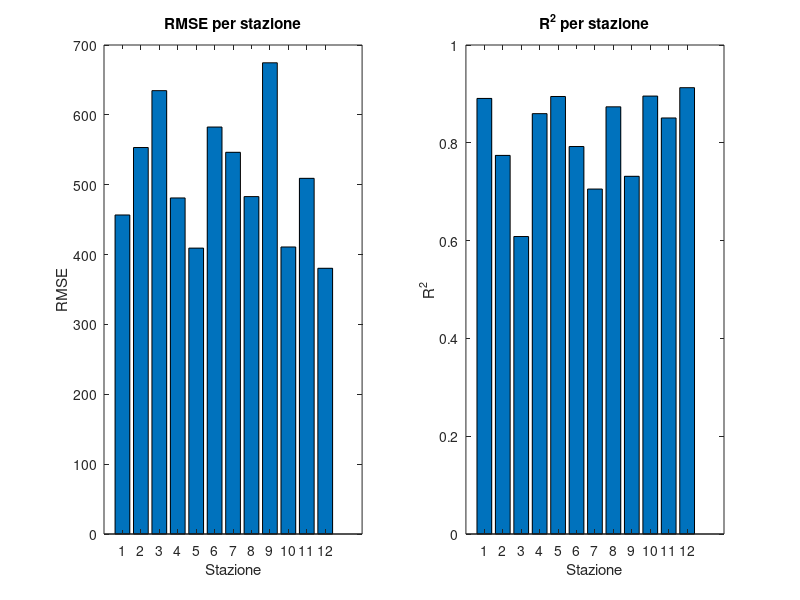
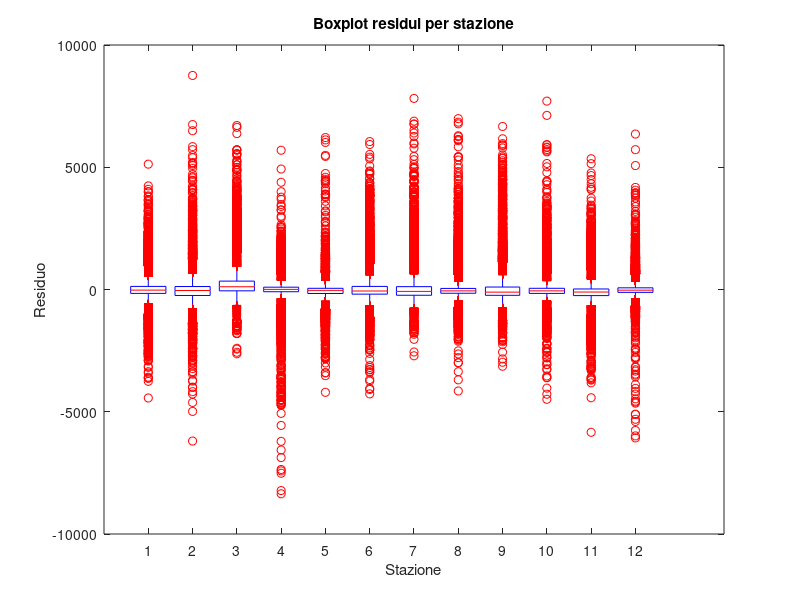

Source code (MATLAB) for these figures, in order: (Note: this script raises an error after producing the figures.)
%% Results Analysis
clc;
clearvars;

result = load("src/Results/M3_CO.mat");
r = result.results;

% RMSE e R2 per stazione
figure
subplot(1,2,1)
bar(r.rmse)
title('RMSE per stazione')
xlabel('Stazione')
ylabel('RMSE')

subplot(1,2,2)
bar(r.r2)
title('R^2 per stazione')
xlabel('Stazione')
ylabel('R^2')

% Metriche Global Metrics
mean_rmse = mean(r.rmse, 'omitnan');
mean_r2   = mean(r.r2,   'omitnan');
mean_bias = mean(r.bias, 'omitnan');
std_rmse  = std(r.rmse,  'omitnan');
%cvrmse = (mean_rmse/47.0345); % per NO2
cvrmse = (mean_rmse/1.2059e+03); % per CO

disp(['Mean RMSE: ', num2str(mean_rmse)]);
disp(['Mean R2:   ', num2str(mean_r2)]);
disp(['Mean Bias: ', num2str(mean_bias)]);
disp(['Std RMSE:  ', num2str(std_rmse)]);
disp(['CVRMSE:    ', num2str(cvrmse)]);

% Boxplot residui per stazione  
%residuals station x timestep
figure
boxplot(r.residuals')
title('Boxplot residui per stazione')
xlabel('Stazione')
ylabel('Residuo')

% Istogramma residui
figure
histogram(r.residuals(:), 50)
title('Distribuzione residui')
xlabel('Residuo')
ylabel('Frequenza')

% Residui medi nel tempo
res_mean = mean(r.residuals, 1, 'omitnan');


% Autocorrelazione residui medi
figure
autocorr(res_mean, 'NumLags', 48)
title('Autocorrelazione residui medi')

% Test di Ljung-Box
[h, pValue] = lbqtest(res_mean, 'Lags', 48);
disp(['Ljung-Box p-value: ', num2str(pValue)]);
disp(['Ljung-Box h:       ', num2str(h)]);

acf1 = zeros(size(r.residuals,1),1);

for i = 1:size(r.residuals,1)
    res = r.residuals(i,:);
    res = res(~isnan(res));
    
    if numel(res) > 10
        acf = autocorr(res,'NumLags',1);
        acf1(i) = acf(2);
    else
        acf1(i) = NaN;
    end
end

mean_acf1 = mean(acf1,'omitnan');

disp(['Mean residual autocorrelation lag1: ', num2str(mean_acf1)])

%%

beta = r.beta;   % cov x station

%mean
% Calculate the mean and standard deviation of beta
mean_beta = mean(beta, 2 , 'omitnan');
disp('Mean Beta per ogni covariata:');
disp(mean_beta);


%t-stat

varcov = r.varcov;   %cov x station
beta_cv = r.beta;  %cov x stations

t_stat = abs(beta_cv ./ sqrt(varcov));

t_stat_mean = mean(t_stat,2);
disp('t_stat per ogni covariata:');
disp(t_stat_mean);
